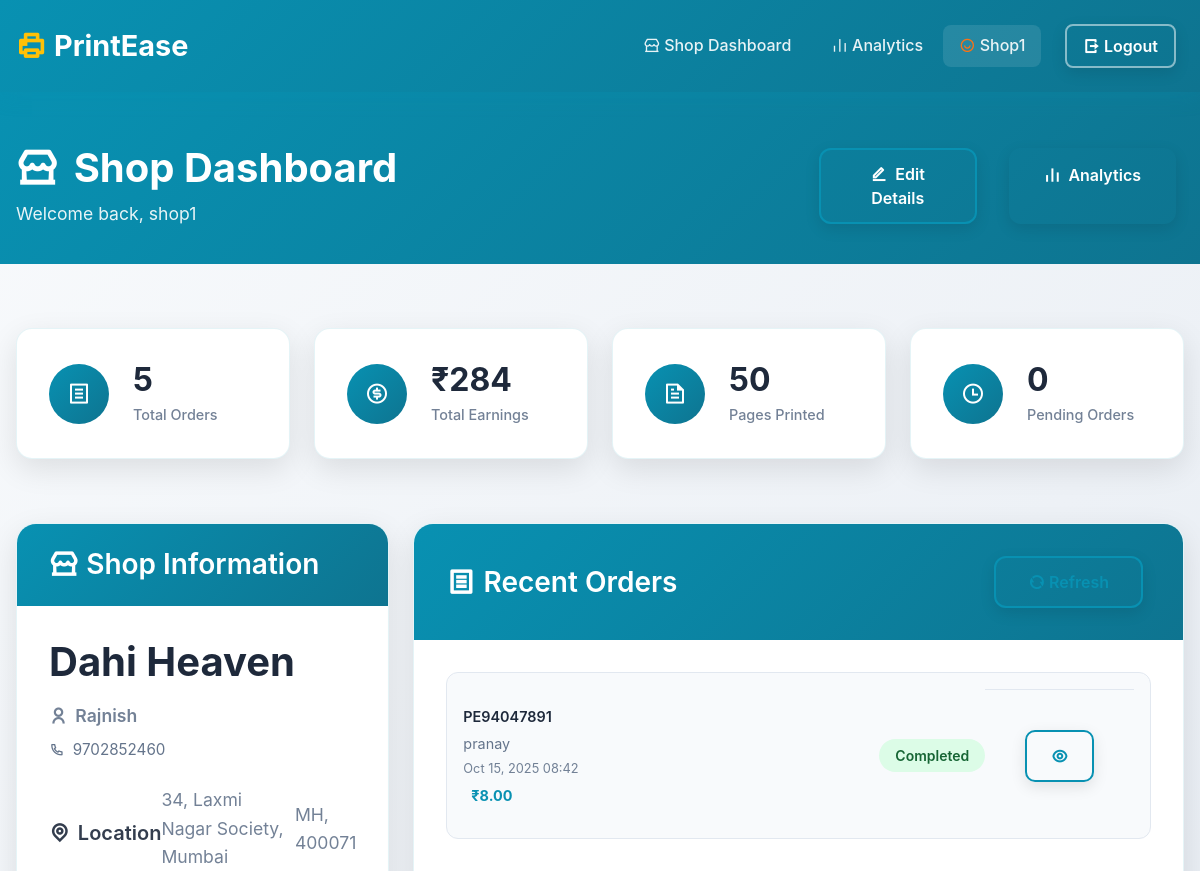
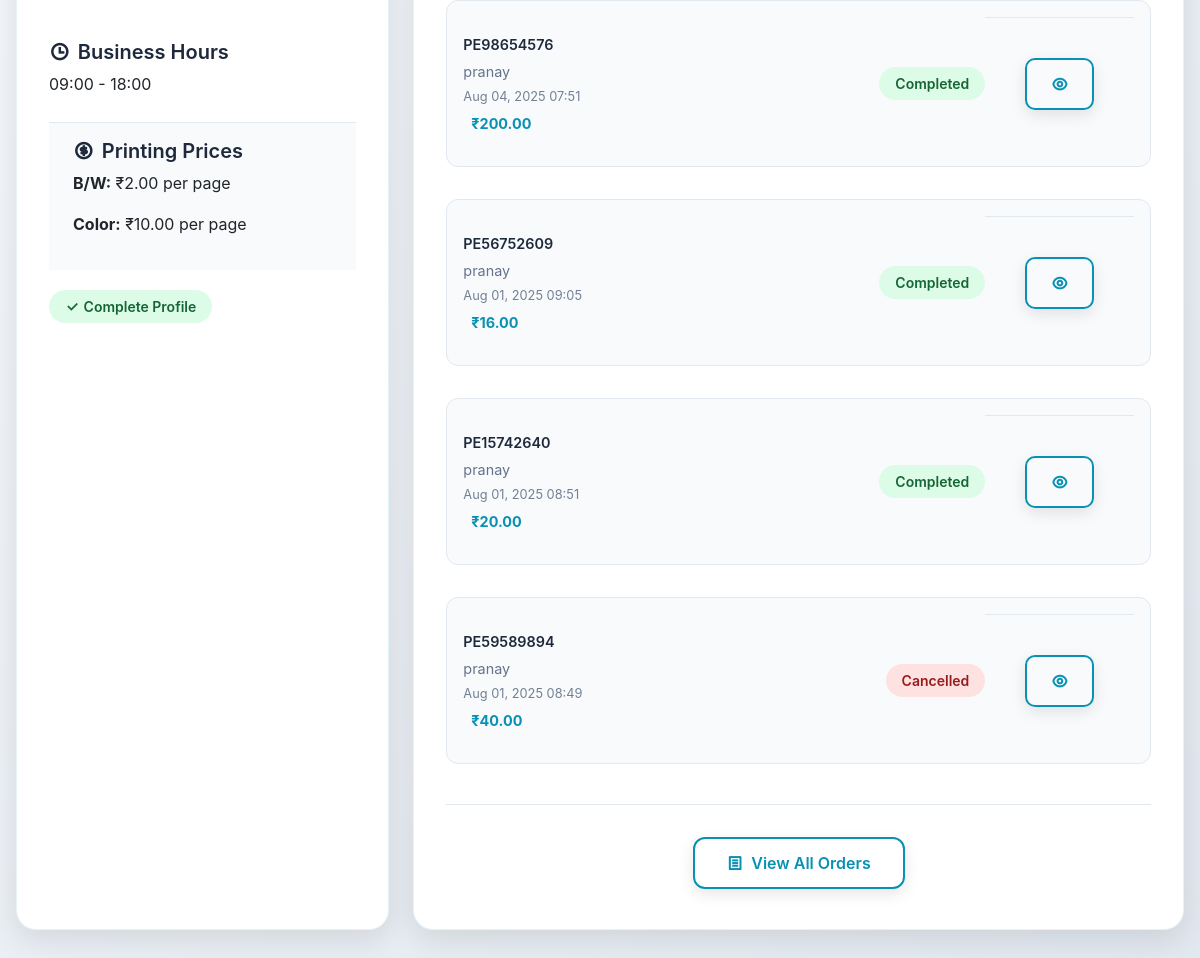
The page /shop-dashboard/ (signed in) on the database its author committed (2 pictures, top to bottom).
### users/models.py (models this page shows)
class User(AbstractUser):
    is_admin = models.BooleanField('is admin',default=False)
    is_user = models.BooleanField('is user',default=False)
    is_shop = models.BooleanField('is shop',default=False)

### app/models.py (models this page shows, shortened)
class ShopDetails(models.Model):
    user = models.OneToOneField(settings.AUTH_USER_MODEL, on_delete=models.CASCADE, related_name="shop_details")
    shop_name = models.CharField(max_length=255)
    owner_name = models.CharField(max_length=255)
    area = models.CharField(max_length=255, null=True, blank=True)
    city = models.CharField(max_length=100, null=True, blank=True)
    state = models.CharField(max_length=50, choices=INDIAN_STATES, null=True, blank=True)
    pincode = models.CharField(max_length=6, null=True, blank=True)
    contact_number = models.CharField(max_length=15)
    gstin = models.CharField(max_length=15, null=True, blank=True)  # GSTIN can be null
    start_time = models.TimeField(default=time(9, 0))
    end_time = models.TimeField(default=time(18, 0))
    details_filled = models.BooleanField(default=False)
    bw_price = models.DecimalField(max_digits=5, decimal_places=2, null=True, blank=True)
    color_price = models.DecimalField(max_digits=5, decimal_places=2, null=True, blank=True)

class Order(models.Model):
    STATUS_CHOICES = [
        ('pending', 'Pending'),
        ('confirmed', 'Confirmed'),
        ('processing', 'Processing'),
        ('ready', 'Ready for Pickup'),
        ('completed', 'Completed'),
        ('cancelled', 'Cancelled'),
    ]
    user = models.ForeignKey(settings.AUTH_USER_MODEL, on_delete=models.CASCADE, related_name='orders')
    shop = models.ForeignKey(ShopDetails, on_delete=models.CASCADE, related_name='orders')
    order_number = models.CharField(max_length=20, unique=True)
    total_amount = models.DecimalField(max_digits=10, decimal_places=2)
    status = models.CharField(max_length=20, choices=STATUS_CHOICES, default='pending')
    created_at = models.DateTimeField(auto_now_add=True)
    updated_at = models.DateTimeField(auto_now=True)
    notes = models.TextField(blank=True, null=True)

### app/views.py (the view)
# urls.py: path('shop-dashboard/', views.shop_dashboard, name="shop-dashboard"),
@login_required(login_url='/users/login/')
def shop_dashboard(request):
    try:
        shop_details = ShopDetails.objects.get(user=request.user)
        shop_orders = Order.objects.filter(shop=shop_details)
        total_orders = shop_orders.count()
        total_earnings = shop_orders.aggregate(total=Sum('total_amount'))['total'] or 0
        pending_orders = shop_orders.filter(status='pending').count()
        total_pages = 0
        for order in shop_orders.filter(status__in=['processing', 'ready', 'completed']):
            for item in order.items.all():
                total_pages += item.pages * item.copies
        recent_orders = shop_orders.order_by('-created_at')[:5]
        context = {
            'shop_details': shop_details,
            'total_orders': total_orders,
            'total_earnings': total_earnings,
            'total_pages': total_pages,
            'pending_orders': pending_orders,
            'recent_orders': recent_orders,
        }
    except ShopDetails.DoesNotExist:
        context = {
            'shop_details': None,
            'total_orders': 0,
            'total_earnings': 0,
            'total_pages': 0,
            'pending_orders': 0,
            'recent_orders': [],
        }
    return render(request, 'shop_dash.html', context)

### app/templates/shop_dash.html (shortened to what this page needs)
{% extends "base.html" %}
{% load static %}
{% block content %}
<div class="shop-dashboard-container">
    <div class="dashboard-header">
        <div class="container">
            <div class="row align-items-center">
                <div class="col-lg-8">
                    <h1 class="dashboard-title">
                        <i class="ri-store-2-line me-3"></i>Shop Dashboard
                    </h1>
                    <p class="dashboard-subtitle">Welcome back, {{ request.user.username|default:"User" }}</p>
                </div>
                <div class="col-lg-4 text-lg-end">
                    <div class="dashboard-actions">
                        <a href="{% url 'app:shop-details-form' %}" class="btn btn-outline-primary text-white">
                            <i class="ri-edit-line me-2"></i>Edit Details
                        </a>
                        <a href="{% url 'app:analytics' %}" class="btn btn-outline-success text-white">
                            <i class="ri-bar-chart-line me-2"></i>Analytics
                        </a>
                    </div>
                </div>
            </div>
        </div>
    </div>
    <div class="stats-section">
        <div class="container">
            <div class="row">
                <div class="col-md-3">
                    <div class="stat-card">
                        <div class="stat-icon">
                            <i class="ri-file-list-line"></i>
                        </div>
                        <div class="stat-content">
                            <h3 class="stat-number">{{ total_orders|default:0 }}</h3>
                            <p class="stat-label">Total Orders</p>
                        </div>
                    </div>
                </div>
                <div class="col-md-3">
                    <div class="stat-card">
                        <div class="stat-icon">
                            <i class="ri-money-dollar-circle-line"></i>
                        </div>
                        <div class="stat-content">
                            <h3 class="stat-number">₹{{ total_earnings|default:0 }}</h3>
                            <p class="stat-label">Total Earnings</p>
                        </div>
                    </div>
                </div>
                <div class="col-md-3">
                    <div class="stat-card">
                        <div class="stat-icon">
                            <i class="ri-file-text-line"></i>
                        </div>
                        <div class="stat-content">
                            <h3 class="stat-number">{{ total_pages|default:0 }}</h3>
                            <p class="stat-label">Pages Printed</p>
                        </div>
                    </div>
                </div>
                <div class="col-md-3">
                    <div class="stat-card">
                        <div class="stat-icon">
                            <i class="ri-time-line"></i>
                        </div>
                        <div class="stat-content">
                            <h3 class="stat-number">{{ pending_orders|default:0 }}</h3>
                            <p class="stat-label">Pending Orders</p>
                        </div>
                    </div>
                </div>
            </div>
        </div>
    </div>
    <div class="dashboard-content">
        <div class="container">
            <div class="row">
                <div class="col-lg-4">
                    <div class="shop-info-card">
                        <div class="card-header">
                            <h3><i class="ri-store-2-line me-2"></i>Shop Information</h3>
                        </div>
                        <div class="card-body">
                            {% if shop_details %}
                                <div class="shop-details">
                                    <h4 class="shop-name">{{ shop_details.shop_name }}</h4>
                                    <p class="shop-owner">
                                        <i class="ri-user-line me-2"></i>{{ shop_details.owner_name }}
                                    </p>
                                    <p class="shop-contact">
                                        <i class="ri-phone-line me-2"></i>{{ shop_details.contact_number }}
                                    </p>
                                    <div class="shop-location">
                                        <h5><i class="ri-map-pin-line me-2"></i>Location</h5>
                                        <p>{{ shop_details.area }}, {{ shop_details.city }}</p>
                                        <p>{{ shop_details.state }}, {{ shop_details.pincode }}</p>
                                    </div>
                                    <div class="shop-timings">
                                        <h5><i class="ri-time-line me-2"></i>Business Hours</h5>
                                        <p>{{ shop_details.start_time|time:"H:i" }} - {{ shop_details.end_time|time:"H:i" }}</p>
                                    </div>
                                    <div class="shop-pricing">
                                        <h5><i class="ri-money-dollar-circle-line me-2"></i>Printing Prices</h5>
                                        <p><strong>B/W:</strong> ₹{{ shop_details.bw_price|default:"--" }} per page</p>
                                        <p><strong>Color:</strong> ₹{{ shop_details.color_price|default:"--" }} per page</p>
                                    </div>
                                    <div class="shop-status">
                                        <span class="status-badge {% if shop_details.details_filled %}status-complete{% else %}status-incomplete{% endif %}">
                                            {% if shop_details.details_filled %}
                                                <i class="ri-check-line me-1"></i>Complete Profile
                                            {% else %}
                                                <i class="ri-error-warning-line me-1"></i>Incomplete Profile
                                            {% endif %}
                                        </span>
                                    </div>
                                </div>
                            {% endif %}
                        </div>
                    </div>
                </div>
                <div class="col-lg-8">
                    <div class="orders-card">
                        <div class="card-header">
                            <h3><i class="ri-file-list-line me-2"></i>Recent Orders</h3>
                            <div class="header-actions">
                                <button class="btn btn-sm btn-outline-primary" onclick="refreshOrders()">
                                    <i class="ri-refresh-line me-1"></i>Refresh
                                </button>
                            </div>
                        </div>
                        <div class="card-body">
                            {% if recent_orders %}
                                <div class="orders-list">
                                    {% for order in recent_orders %}
                                        <div class="order-item">
                                            <div class="order-info">
                                                <div class="order-number">{{ order.order_number }}</div>
                                                <div class="order-customer">{{ order.user.username }}</div>
                                                <div class="order-date">{{ order.created_at|date:"M d, Y H:i" }}</div>
                                                <div class="order-amount">₹{{ order.total_amount }}</div>
                                            </div>
                                            <div class="order-status">
                                                <span class="status-badge status-{{ order.status }}">
                                                    {{ order.get_status_display }}
                                                </span>
                                            </div>
                                            <div class="order-actions">
                                                <button class="btn btn-sm btn-outline-primary btn-view-order" data-order-id="{{ order.id }}">
                                                    <i class="ri-eye-line"></i>
                                                </button>
                                            </div>
                                        </div>
                                    {% endfor %}
                                </div>
                                <div class="view-all-orders">
                                    <a href="{% url 'app:shop-orders' %}" class="btn btn-outline-primary">
                                        <i class="ri-file-list-line me-2"></i>View All Orders
                                    </a>
                                </div>
                            {% else %}
                                <div class="no-orders">
                                    <i class="ri-file-list-line"></i>
                                    <h4>No Orders Yet</h4>
                                    <p>You haven't received any orders yet. They will appear here when customers place orders.</p>
                                </div>
                            {% endif %}
                        </div>
                    </div>
                </div>
            </div>
        </div>
    </div>
</div>
{% endblock %}

### app/templates/base.html (shortened to what this page needs)
<!DOCTYPE html>
{% load static %}
<html lang="en">
<head>
    <link href="https://cdn.jsdelivr.net/npm/bootstrap@5.3.2/dist/css/bootstrap.min.css" rel="stylesheet">
    <link href="https://cdn.jsdelivr.net/npm/remixicon@4.2.0/fonts/remixicon.css" rel="stylesheet">
    <link rel="stylesheet" href="{% static 'css/style.css' %}">
</head>
<body>
    <nav class="navbar navbar-expand-lg navbar-dark bg-primary shadow-sm">
        <div class="container">
            <a class="navbar-brand fw-bold" href="/" title="Home">
                <i class="ri-printer-line me-2"></i>PrintEase
            </a>
            <div class="collapse navbar-collapse" id="navbarNav">
                <ul class="navbar-nav ms-auto align-items-center">
                    {% if user.is_authenticated %}
                        {% if user.is_shop %}
                            <li class="nav-item d-flex align-items-center">
                                <a class="nav-link" href="{% url 'app:shop-dashboard' %}">
                                    <i class="ri-store-2-line me-1"></i>Shop Dashboard
                                </a>
                            </li>
                            <li class="nav-item d-flex align-items-center">
                                <a class="nav-link" href="{% url 'app:analytics' %}">
                                    <i class="ri-bar-chart-line me-1"></i>Analytics
                                </a>
                            </li>
                        {% endif %}
                        <li class="nav-item d-flex align-items-center">
                            <span class="navbar-text me-3">
                                <i class="ri-user-smile-line me-1"></i>{{ request.user|capfirst }}
                            </span>
                        </li>
                        <li class="nav-item d-flex align-items-center">
                            <form action="{% url 'users:logout' %}" method="post" class="d-inline">
                                <button class="btn btn-outline-light btn-sm" type="submit" title="Logout">
                                    <i class="ri-logout-box-r-line me-1"></i>Logout
                                </button>
                            </form>
                        </li>
                    {% endif %}
                </ul>
            </div>
        </div>
    </nav>
    {% block content %}{% endblock content %}
</body>
</html>

### rows shown on the page
User: user "Shop1", user.username "shop1"
ShopDetails: shop_name "Dahi Heaven", owner_name "Rajnish", contact_number "9702852460", area "34, Laxmi Nagar Society", city "Mumbai", state "MH", pincode "400071", start_time "09:00", end_time "18:00", bw_price "2.00", color_price "10.00"
Order: order_number "PE94047891", user.username "pranay", created_at "Oct 15, 2025 08:42", total_amount "8.00", status "Completed"
Order: order_number "PE98654576", user.username "pranay", created_at "Aug 04, 2025 07:51", total_amount "200.00", status "Completed"
Order: order_number "PE56752609", user.username "pranay", created_at "Aug 01, 2025 09:05", total_amount "16.00", status "Completed"
Order: order_number "PE15742640", user.username "pranay", created_at "Aug 01, 2025 08:51", total_amount "20.00", status "Completed"
Order: order_number "PE59589894", user.username "pranay", created_at "Aug 01, 2025 08:49", total_amount "40.00", status "Cancelled"

### other values the page prints
{{ total_orders|default:0 }} "5"
{{ total_earnings|default:0 }} "284"
{{ total_pages|default:0 }} "50"
{{ pending_orders|default:0 }} "0"
